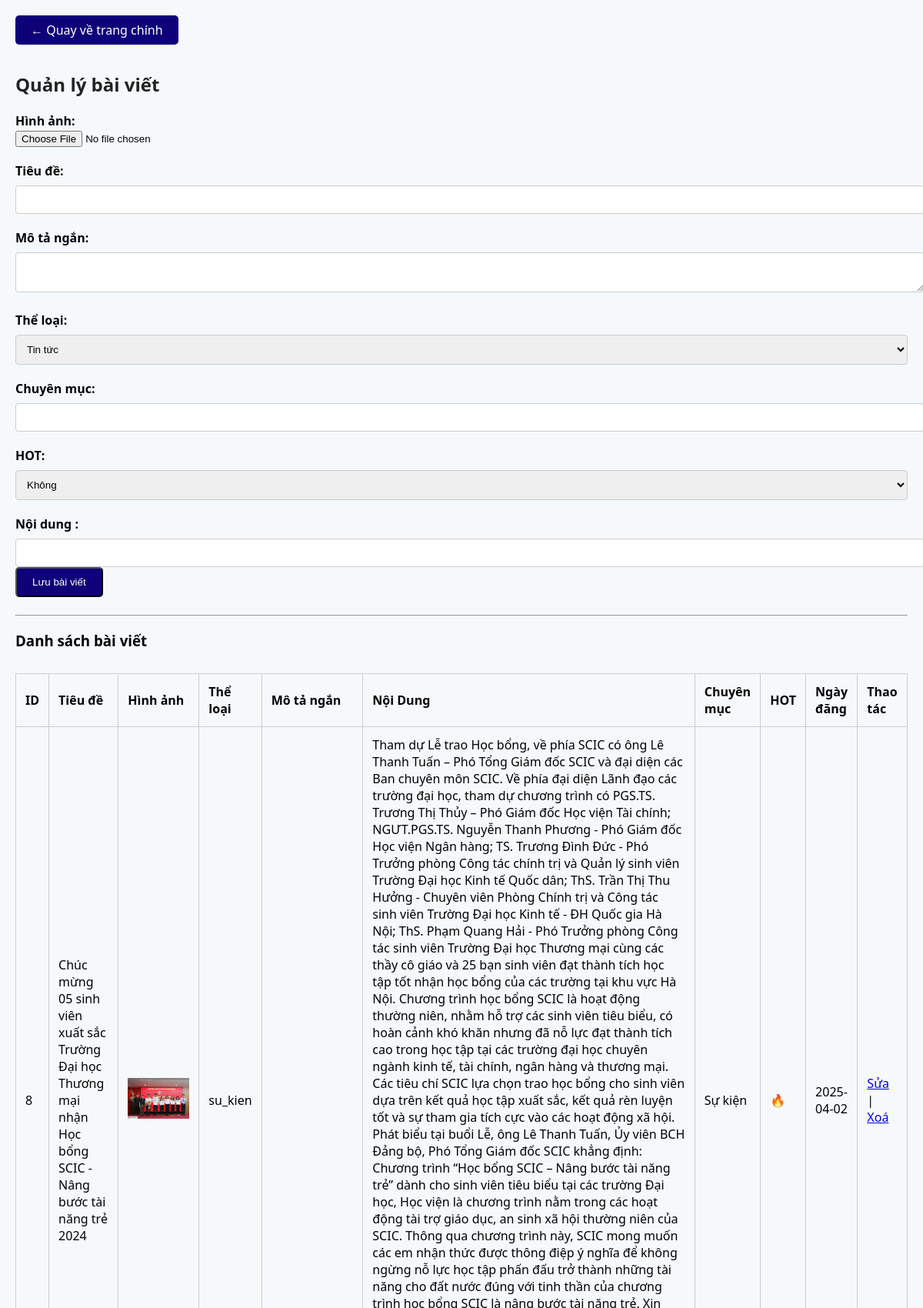
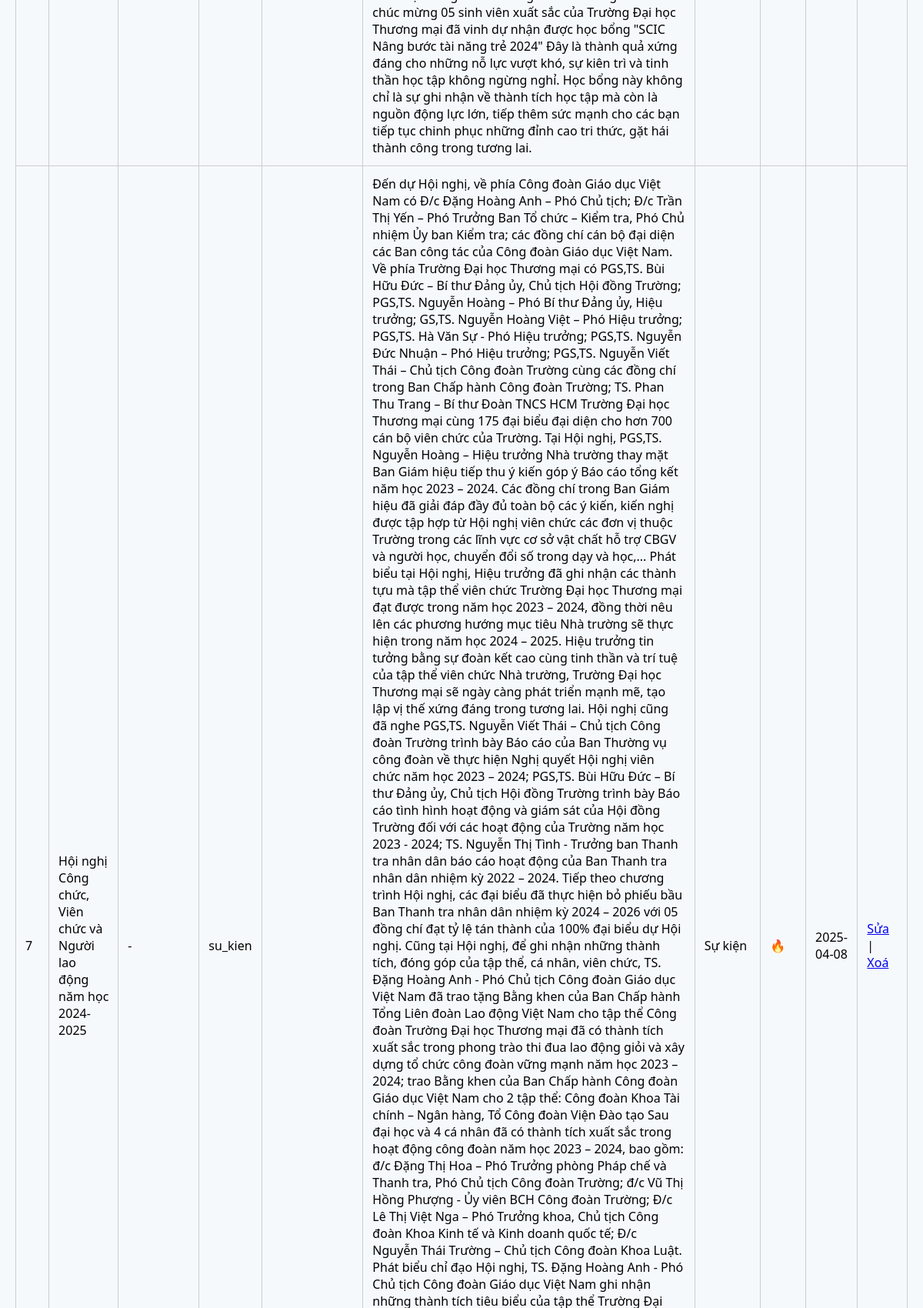
The page /amindtt/baivietlist.php (upper part) on the database its author committed (2 pictures, top to bottom).
### tables this page shows
CREATE TABLE `baiviet` (
  `id` int(11) NOT NULL,
  `tieu_de` varchar(255) NOT NULL,
  `mo_ta_ngan` text DEFAULT NULL,
  `hinhanh` varchar(255) DEFAULT NULL,
  `theloai` enum('tin_tuc','su_kien') NOT NULL,
  `chuyenmuc` varchar(100) DEFAULT NULL,
  `hot` tinyint(1) DEFAULT 0,
  `ngay_dang` date DEFAULT NULL,
  `noidung` text DEFAULT NULL
);

### amindtt/baivietlist.php (the view, shortened to what this page needs)
<?php
$conn = new mysqli("localhost", "root", "", "db");
$conn->set_charset("utf8");
$edit_data = null;
?>
<!DOCTYPE html>
<html lang="vi">
<head>
    <link rel="stylesheet" href="style.css">
</head>
<body>
<a href="index.php" class="button-link">← Quay về trang chính</a>
<h2>Quản lý bài viết</h2>
<form action="" method="POST" enctype="multipart/form-data">
    <label for="hinhanh">Hình ảnh:</label>
    <input type="file" name="hinhanh" accept="image/*">
    <label for="tieude">Tiêu đề:</label>
    <input type="text" name="tieude" id="tieude" required style="width:100%;" value="<?= htmlspecialchars($edit_data['tieu_de'] ?? '') ?>">
    <label for="mo_ta_ngan">Mô tả ngắn:</label>
    <textarea name="mo_ta_ngan" id="mo_ta_ngan"><?= htmlspecialchars($edit_data['mo_ta_ngan'] ?? '') ?></textarea>
    <label for="theloai">Thể loại:</label>
    <select name="theloai" id="theloai" required>
        <option value="tin_tuc" <?= (isset($edit_data) && $edit_data['theloai'] == 'tin_tuc') ? 'selected' : '' ?>>Tin tức</option>
    </select>
    <label for="chuyenmuc">Chuyên mục:</label>
    <input type="text" name="chuyenmuc" id="chuyenmuc" required value="<?= htmlspecialchars($edit_data['chuyenmuc'] ?? '') ?>">
    <label for="hot">HOT:</label>
    <select name="hot" id="hot" required>
        <option value="0" <?= (isset($edit_data) && $edit_data['hot'] == 0) ? 'selected' : '' ?>>Không</option>
    </select>
    <label for="noidung">Nội dung :</label>
    <input type="text" name="noidung" id="noidung" required value="<?= htmlspecialchars($edit_data['noidung'] ?? '') ?>">
    <button type="submit" class="submit-button">
        <?= $edit_data ? 'Cập nhật' : 'Lưu bài viết' ?>
    </button>
</form>
<hr>
<h3>Danh sách bài viết</h3>
<table border="1" cellpadding="10" cellspacing="0" class="table">
    <tr>
        <th>ID</th>
        <th>Tiêu đề</th>
        <th>Hình ảnh</th>
        <th>Thể loại</th>
        <th>Mô tả ngắn</th>
        <th>Nội Dung </th>
        <th>Chuyên mục</th>
        <th>HOT</th>
        <th>Ngày đăng</th>
        <th>Thao tác</th>
    </tr>
    <?php
    $stmt = $conn->prepare("SELECT * FROM baiviet ORDER BY id DESC");
    $stmt->execute();
    $res = $stmt->get_result();
    while ($r = $res->fetch_assoc()):
    ?>
        <tr>
            <td><?= $r['id'] ?></td>
            <td><?= htmlspecialchars($r['tieu_de']) ?></td>
            <td>
                <?php if (!empty($r['hinhanh']) && file_exists("uploads/" . $r['hinhanh'])): ?>
                    <img src="uploads/<?= htmlspecialchars($r['hinhanh']) ?>" width="80">
                <?php else: ?>
                    -
                <?php endif; ?>
            </td>
            <td><?= $r['theloai'] ?></td>
            <td><?= $r['mo_ta_ngan'] ?></td>
            <td><?= $r['noidung'] ?></td>
            <td><?= $r['chuyenmuc'] ?></td>
            <td><?= $r['hot'] ? '🔥' : 'Không' ?></td>
            <td><?= $r['ngay_dang'] ?></td>
            <td>
                <a href="?id=<?= $r['id'] ?>">Sửa</a> |
                <a href="?delete=<?= $r['id'] ?>" onclick="return confirm('Bạn chắc chắn muốn xoá bài viết này?')">Xoá</a>
            </td>
        </tr>
    <?php endwhile; ?>
</table>
</body>
</html>

### amindtt/style.css (style rules this page uses)
body { margin: 0; padding: 20px; font-family: "Segoe UI", Tahoma, Geneva, Verdana, sans-serif; background-color: #f6f9fc; }
h2 { font-size: 24px; color: #222; }
label { display: block; margin-top: 20px; font-weight: bold; }
select, input[type="text"], textarea { width: 100%; padding: 10px; margin-top: 8px; border-radius: 4px; border: 1px solid #ccc; }
.table { width: 100%; margin-top: 30px; border-collapse: collapse; }
.table td, .table th { padding: 12px; border: 1px solid #ccc; text-align: left; }
.button-link { display: inline-block; margin-bottom: 15px; padding: 8px 20px; background: #0e0079; color: white; text-decoration: none; border-radius: 5px; }
.submit-button { display: inline-block; margin-bottom: 15px; padding: 10px 20px; background: #0e0079; color: white; text-decoration: none; border-radius: 5px; }

### rows shown on the page
baiviet: id "8", tieu_de "Chúc mừng 05 sinh viên xuất sắc Trường Đại học Thương mại nhận Học bổng SCIC - Nâng bước tài năng trẻ 2024", hinhanh (picture), theloai "su_kien", noidung "Tham dự Lễ trao Học bổng, về phía SCIC có ông Lê Thanh Tuấn – Phó Tổng Giám đốc SCIC và đại diện các Ban chuyên môn SCIC. Về phía đại diện Lãnh đạo các trường đại học, tham dự chương trình có PGS.TS. Trương Thị Thủy – Phó Giám đốc Học viện Tài chính; NGƯT.PGS.TS. Nguyễn Thanh Phương - Phó Giám đốc Học viện Ngân hàng; TS. Trương Đình Đức - Phó Trưởng phòng Công tác chính trị và Quản lý sinh viên Trường Đại học Kinh tế Quốc dân; ThS. Trần Thị Thu Hưởng - Chuyên viên Phòng Chính trị và Công tác sinh viên Trường Đại học Kinh tế - ĐH Quốc gia Hà Nội; ThS. Phạm Quang Hải - Phó Trưởng phòng Công tác sinh viên Trường Đại học Thương mại cùng các thầy cô giáo và 25 bạn sinh viên đạt thành tích học…", chuyenmuc "Sự kiện", ngay_dang "2025-04-02"
baiviet: id "7", tieu_de "Hội nghị Công chức, Viên chức và Người lao động năm học 2024-2025", theloai "su_kien", chuyenmuc "Sự kiện", ngay_dang "2025-04-08"
